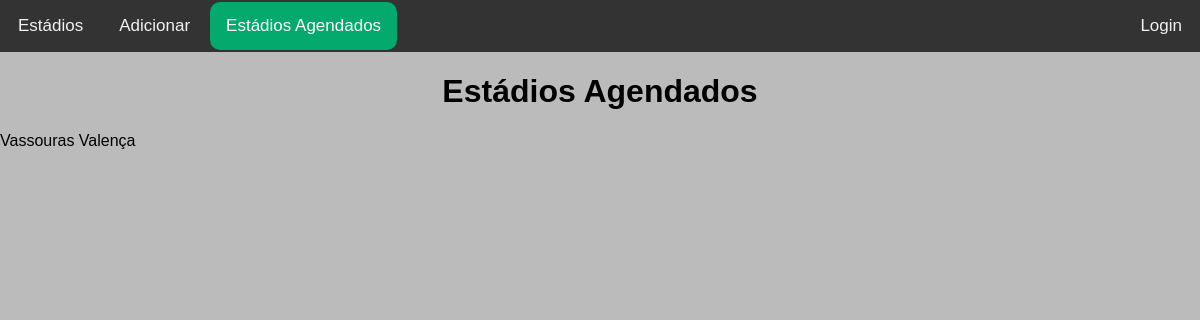
/agendados, run on an earlier commit of the app's database.
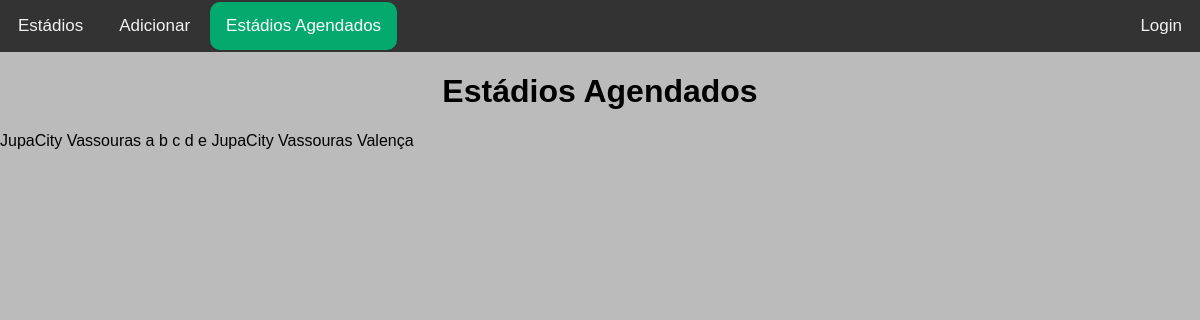
And on a later commit of the database.
### aluguel/models.py (models this page shows)
class Estadio(models.Model):
    cidade = models.CharField('Cidade', max_length=40)
    nomeEstadio = models.CharField('Nome do Estadio', max_length=50)
    donoCampo = models.CharField('Dono do Campo', max_length=80)
    enderecoCampo = models.CharField('Endereço do Campo', max_length=150)
    comprimentoCampo = models.SmallIntegerField('Comprimento do Campo')
    larguraCampo = models.SmallIntegerField('Largura do Campo')
    precoHora = models.PositiveSmallIntegerField('Preço por Hora')
    def __str__(self):
        return self.cidade

### aluguel/views.py (the view)
# urls.py: path('agendados', estadiosEscolhidos, name="estadiosEscolhidos"),
def estadiosEscolhidos(request):
    estadios = Estadio.objects.all()
    return render(request, "estadiosAgendados.html", {"estadios": estadios})

### aluguel/templates/estadiosAgendados.html (shortened to what this page needs)
<!doctype html>
{% load static %}
<html lang="pt-br">
<head>
    <link rel="stylesheet" href="{% static '../static/style.css' %}">
</head>
<body>
    <header>
        <nav>
            <ul>
                <li><a href="{% url 'listaEstadios' %}">Estádios</a></li>
                <li><a href="{% url 'adicionarEstadio' %}" class="novoEstadio">Adicionar</a></li>
                <li><a href="#"  class="atual">Estádios Agendados</a></li>
                <li><a href="#" class="login">Login</a></li>
            </ul>
        </nav>
    </header>
    <h1>Estádios Agendados</h1>
    {% for estadio in estadios %}
        {{ estadio }}
    {% endfor %}
</body>
</html>

### aluguel/static/style.css (style rules this page uses)
body { margin: 0; background-color: #bbbbbb; font-family: Arial; }
header { height: 3.25em; background-color: #333; overflow: hidden; }
header a { border-radius: 10px; float: left; color: #f2f2f2; text-align: center; padding: 14px 16px; margin: 2px 2px 2px 2px; text-decoration: none; font-size: 17px; transition: all 0.5s ease-in-out ; }
header .atual { background-color: #04AA6D; color: white; }
header a.login { float: right; }
h1 { text-align: center; }
a { margin: 0; }
ul { margin: 0; padding: 0; }
li { margin: 0; list-style: none; }

What changed in the data, as far as the page shows it:
added Estadio: cidade "JupaCity"
added Estadio: cidade "a"
added Estadio: cidade "b"
added Estadio: cidade "c"
added Estadio: cidade "d"
added Estadio: cidade "e"
added Estadio: cidade "JupaCity"
added Estadio: cidade "Vassouras"
